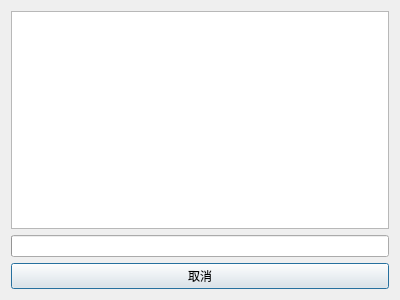
<?xml version="1.0" encoding="UTF-8"?>
<ui version="4.0">
 <class>BackupLogDialog</class>
 <widget class="QDialog" name="BackupLogDialog">
  <property name="geometry">
   <rect>
    <x>0</x>
    <y>0</y>
    <width>400</width>
    <height>300</height>
   </rect>
  </property>
  <property name="windowTitle">
   <string>备份任务日志</string>
  </property>
  <layout class="QVBoxLayout" name="verticalLayout">
   <item>
    <widget class="QTextEdit" name="textEdit">
     <property name="readOnly">
      <bool>true</bool>
     </property>
    </widget>
   </item>
   <item>
    <widget class="QProgressBar" name="progressBar"/>
   </item>
   <item>
    <widget class="QPushButton" name="cancelButton">
     <property name="text">
      <string>取消</string>
     </property>
    </widget>
   </item>
  </layout>
 </widget>
 <resources/>
 <connections/>
</ui>
